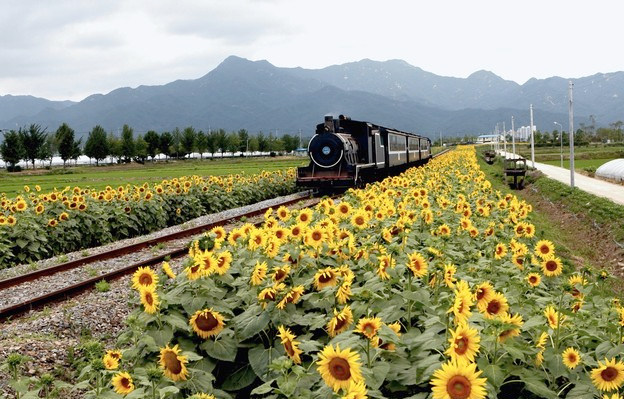
#> input picture fall_2020/hw4_release/train.jpg, 624 x 399 px; the run also reads 1 picture not shown here
$ jupyter execute --allow-errors hw4.ipynb   (shell and % lines are left out)   (older library calls are emulated)
#> lines starting #> are read from the running program, lines starting #| are printed output that depends on the picture
### fall_2020/hw4_release/segmentation.py
"""
CS131 - Computer Vision: Foundations and Applications
Assignment 4
Author: Donsuk Lee (donlee90@stanford.edu)
Date created: 09/2017
Last modified: 10/9/2020
Python Version: 3.5+
"""

import numpy as np
import random
from scipy.spatial.distance import squareform, pdist, cdist
from skimage.util import img_as_float

### Clustering Methods
def kmeans(features, k, num_iters=100):
    """ Use kmeans algorithm to group features into k clusters.

    K-Means algorithm can be broken down into following steps:
        1. Randomly initialize cluster centers
        2. Assign each point to the closest center
        3. Compute new center of each cluster
        4. Stop if cluster assignments did not change
        5. Go to step 2

    Args:
        features - Array of N features vectors. Each row represents a feature
            vector.
        k - Number of clusters to form.
        num_iters - Maximum number of iterations the algorithm will run.

    Returns:
        assignments - Array representing cluster assignment of each point.
            (e.g. i-th point is assigned to cluster assignments[i])
    """

    N, D = features.shape

    assert N >= k, 'Number of clusters cannot be greater than number of points'

    # Randomly initalize cluster centers
    idxs = np.random.choice(N, size=k, replace=False)
    centers = features[idxs]
    assignments = np.zeros(N, dtype=np.uint32)

    for n in range(num_iters):
        changes = 0
        # assign each point to its closest cluster
        for i in range(N):
            dists = []
            for c in range(k):
                dists.append(np.linalg.norm(features[i]-centers[c]))
            closest = min(dists)
            new_val = dists.index(closest)
            if new_val != assignments[i]:
                changes += 1
            assignments[i] = new_val

        # find the new cluster centers given the newly grouped points
        for center_num in range(k):
            centers[center_num] = np.mean((features[assignments == center_num]), axis=0)

        # break if the centers didn't move
        if changes == 0:
            break

    return assignments

def kmeans_fast(features, k, num_iters=100):
    """ Use kmeans algorithm to group features into k clusters.

    This function makes use of numpy functions and broadcasting to speed up the
    first part(cluster assignment) of kmeans algorithm.

    Hints
    - You may find cdist (imported from scipy.spatial.distance) and np.argmin useful

    Args:
        features - Array of N features vectors. Each row represents a feature
            vector.
        k - Number of clusters to form.
        num_iters - Maximum number of iterations the algorithm will run.

    Returns:
        assignments - Array representing cluster assignment of each point.
            (e.g. i-th point is assigned to cluster assignments[i])
    """

    N, D = features.shape

    assert N >= k, 'Number of clusters cannot be greater than number of points'

    # Randomly initalize cluster centers
    idxs = np.random.choice(N, size=k, replace=False)
    centers = features[idxs]
    assignments = np.zeros(N, dtype=np.uint32)

    for n in range(num_iters):
        prev_assignments = assignments
        diffs = cdist(centers, features)
        assignments = np.argmin(diffs, axis=0)

        for center_num in range(k):
            centers[center_num] = np.mean((features[assignments == center_num]), axis=0)

        if np.linalg.norm(prev_assignments-assignments) == 0:
            break

    return assignments


def hierarchical_clustering(features, k):
    """ Run the hierarchical agglomerative clustering algorithm.

    The algorithm is conceptually simple:

    Assign each point to its own cluster
    While the number of clusters is greater than k:
        Compute the distance between all pairs of clusters
        Merge the pair of clusters that are closest to each other

    We will use Euclidean distance to define distance between clusters.

    Recomputing the centroids of all clusters and the distances between all
    pairs of centroids at each step of the loop would be very slow. Thankfully
    most of the distances and centroids remain the same in successive
    iterations of the outer loop; therefore we can speed up the computation by
    only recomputing the centroid and distances for the new merged cluster.

    Even with this trick, this algorithm will consume a lot of memory and run
    very slowly when clustering large set of points. In practice, you probably
    do not want to use this algorithm to cluster more than 10,000 points.

    Hints
    - You may find pdist (imported from scipy.spatial.distance) useful

    Args:
        features - Array of N features vectors. Each row represents a feature
            vector.
        k - Number of clusters to form.

    Returns:
        assignments - Array representing cluster assignment of each point.
            (e.g. i-th point is assigned to cluster assignments[i])
    """

    N, D = features.shape

    assert N >= k, 'Number of clusters cannot be greater than number of points'

    # Assign each point to its own cluster
    assignments = np.arange(N, dtype=np.uint32)
    centers = np.copy(features)
    n_clusters = N

    while n_clusters > k:
        dists = squareform(pdist(centers))
        np.fill_diagonal(dists, float('inf'))

        j, i = np.unravel_index(np.argmin(dists), dists.shape)
        bigger, smaller = max(j, i), min(j, i)

        # merge cluster i and cluster j
        for a in range(N):
            if assignments[a] == bigger:
                assignments[a] = smaller
            elif assignments[a] > bigger:
                assignments[a] -= 1

        # delete the old cluster
        centers = np.delete(centers, bigger, axis=0)

        # recompute the new mean of the combined cluster
        centers[smaller] = np.mean((features[assignments == smaller]), axis=0)

        n_clusters -= 1

    return assignments


### Pixel-Level Features
def color_features(img):
    """ Represents a pixel by its color.

    Args:
        img - array of shape (H, W, C)

    Returns:
        features - array of (H * W, C)
    """
    H, W, C = img.shape
    img = img_as_float(img)

    return img.reshape(H*W, C)


def color_position_features(img):
    """ Represents a pixel by its color and position.

    Combine pixel's RGB value and xy coordinates into a feature vector.
    i.e. for a pixel of color (r, g, b) located at position (x, y) in the
    image. its feature vector would be (r, g, b, x, y).

    Don't forget to normalize features.

    Hints
    - You may find np.mgrid and np.dstack useful
    - You may use np.mean and np.std

    Args:
        img - array of shape (H, W, C)

    Returns:
        features - array of (H * W, C+2)
    """
    H, W, C = img.shape
    #color = img_as_float(img)
    features = np.zeros((H*W, C+2))

    # convert to (r, g, b, x, y)
    index = 0
    for y in range(H):
        for x in range(W):
            row = []
            for c in img[y][x]:
                row.append(c)
            row.extend((x,y))
            features[index] = row
            index += 1

    # normalize
    features = (features - np.mean(features, axis=0)) / np.std(features, axis=0)

    return features

def my_features(img):
    """ Implement your own features

    Args:
        img - array of shape (H, W, C)

    Returns:
        features - array of (H * W, C)
    """
    features = np.zeros((H*W, C))
    ### YOUR CODE HERE
    pass
    ### END YOUR CODE
    return features


### Quantitative Evaluation
def compute_accuracy(mask_gt, mask):
    """ Compute the pixel-wise accuracy of a foreground-background segmentation
        given a ground truth segmentation.

    Args:
        mask_gt - The ground truth foreground-background segmentation. A
            logical of size H x W where mask_gt[y, x] is 1 if and only if
            pixel (y, x) of the original image was part of the foreground.
        mask - The estimated foreground-background segmentation. A logical
            array of the same size and format as mask_gt.

    Returns:
        accuracy - The fraction of pixels where mask_gt and mask agree. A
            bigger number is better, where 1.0 indicates a perfect segmentation.
    """
    H, W = mask.shape
    matches = 0

    for x in range(W):
        for y in range(H):
            if mask_gt[y][x] == mask[y][x]:
                matches += 1

    return matches/(H*W)

def evaluate_segmentation(mask_gt, segments):
    """ Compare the estimated segmentation with the ground truth.

    Note that 'mask_gt' is a binary mask, while 'segments' contain k segments.
    This function compares each segment in 'segments' with the ground truth and
    outputs the accuracy of the best segment.

    Args:
        mask_gt - The ground truth foreground-background segmentation. A
            logical of size H x W where mask_gt[y, x] is 1 if and only if
            pixel (y, x) of the original image was part of the foreground.
        segments - An array of the same size as mask_gt. The value of a pixel
            indicates the segment it belongs.

    Returns:
        best_accuracy - Accuracy of the best performing segment.
            0 <= accuracy <= 1, where 1.0 indicates a perfect segmentation.
    """

    num_segments = np.max(segments) + 1
    best_accuracy = 0

    # Compare each segment in 'segments' with the ground truth
    for i in range(num_segments):
        mask = (segments == i).astype(int)
        accuracy = compute_accuracy(mask_gt, mask)
        best_accuracy = max(accuracy, best_accuracy)

    return best_accuracy

### fall_2020/hw4_release/utils.py
import numpy as np
import matplotlib.pyplot as plt
from skimage.util import img_as_float
from skimage import transform
from skimage import io

from segmentation import *

import os

def visualize_mean_color_image(img, segments):

    img = img_as_float(img)
    k = np.max(segments) + 1
    mean_color_img = np.zeros(img.shape)

    for i in range(k):
        mean_color = np.mean(img[segments == i], axis=0)
        mean_color_img[segments == i] = mean_color

    plt.imshow(mean_color_img)
    plt.axis('off')
    plt.show()

def compute_segmentation(img, k,
        clustering_fn=kmeans_fast,
        feature_fn=color_position_features,
        scale=0):
    """ Compute a segmentation for an image.

    First a feature vector is extracted from each pixel of an image. Next a
    clustering algorithm is applied to the set of all feature vectors. Two
    pixels are assigned to the same segment if and only if their feature
    vectors are assigned to the same cluster.

    Args:
        img - An array of shape (H, W, C) to segment.
        k - The number of segments into which the image should be split.
        clustering_fn - The method to use for clustering. The function should
            take an array of N points and an integer value k as input and
            output an array of N assignments.
        feature_fn - A function used to extract features from the image.
        scale - (OPTIONAL) parameter giving the scale to which the image
            should be in the range 0 < scale <= 1. Setting this argument to a
            smaller value will increase the speed of the clustering algorithm
            but will cause computed segments to be blockier. This setting is
            usually not necessary for kmeans clustering, but when using HAC
            clustering this parameter will probably need to be set to a value
            less than 1.
    """

    assert scale <= 1 and scale >= 0, \
        'Scale should be in the range between 0 and 1'

    H, W, C = img.shape

    if scale > 0:
        # Scale down the image for faster computation.
        img = transform.rescale(img, scale)

    features = feature_fn(img)
    assignments = clustering_fn(features, k)
    segments = assignments.reshape((img.shape[:2]))

    if scale > 0:
        # Resize segmentation back to the image's original size
        segments = transform.resize(segments, (H, W), preserve_range=True)

        # Resizing results in non-interger values of pixels.
        # Round pixel values to the closest interger
        segments = np.rint(segments).astype(int)

    return segments


def load_dataset(data_dir):
    """
    This function assumes 'gt' directory contains ground truth segmentation
    masks for images in 'imgs' dir. The segmentation mask for image
    'imgs/aaa.jpg' is 'gt/aaa.png'
    """

    imgs = []
    gt_masks = []

    # Load all the images under 'data_dir/imgs' and corresponding
    # segmentation masks under 'data_dir/gt'.
    for fname in sorted(os.listdir(os.path.join(data_dir, 'imgs'))):
        if fname.endswith('.jpg'):
            # Load image
            img = io.imread(os.path.join(data_dir, 'imgs', fname))
            imgs.append(img)

            # Load corresponding gt segmentation mask
            mask_fname = fname[:-4] + '.png'
            gt_mask = io.imread(os.path.join(data_dir, 'gt', mask_fname))
            gt_mask = (gt_mask != 0).astype(int) # Convert to binary mask (0s and 1s)
            gt_masks.append(gt_mask)

    return imgs, gt_masks

### fall_2020/hw4_release/hw4.ipynb
# Homework 4
*This notebook includes both coding and written questions. Please hand in this notebook file with all the outputs and your answers to the written questions.*

This assignment covers K-Means and HAC methods for clustering and image segmentation.

[cell 1]
# Setup
from __future__ import print_function
from time import time
import numpy as np
import matplotlib.pyplot as plt
from matplotlib import rc
from skimage import io

plt.rcParams['figure.figsize'] = (15.0, 12.0) # set default size of plots
plt.rcParams['image.interpolation'] = 'nearest'
plt.rcParams['image.cmap'] = 'gray'

# for auto-reloading extenrnal modules

## Introduction
In this assignment, you will use clustering algorithms to segment images. You will then use these segmentations to identify foreground and background objects.

Your assignment will involve the following subtasks:
- **Clustering algorithms**: Implement K-Means clustering and Hierarchical Agglomerative Clustering.
- **Pixel-level features**: Implement a feature vector that combines color and position information and implement feature normalization.
- **Quantitative Evaluation**: Evaluate segmentation algorithms with a variety of parameter settings by comparing your computed segmentations against a dataset of ground-truth segmentations.

## 1 Clustering Algorithms (40 points)

[cell 2]
# Generate random data points for clustering

# Set seed for consistency
np.random.seed(0)

# Cluster 1
mean1 = [-1, 0]
cov1 = [[0.1, 0], [0, 0.1]]
X1 = np.random.multivariate_normal(mean1, cov1, 100)

# Cluster 2
mean2 = [0, 1]
cov2 = [[0.1, 0], [0, 0.1]]
X2 = np.random.multivariate_normal(mean2, cov2, 100)

# Cluster 3
mean3 = [1, 0]
cov3 = [[0.1, 0], [0, 0.1]]
X3 = np.random.multivariate_normal(mean3, cov3, 100)

# Cluster 4
mean4 = [0, -1]
cov4 = [[0.1, 0], [0, 0.1]]
X4 = np.random.multivariate_normal(mean4, cov4, 100)

# Merge two sets of data points
X = np.concatenate((X1, X2, X3, X4))

# Plot data points
plt.scatter(X[:, 0], X[:, 1])
plt.axis('equal')
plt.show()
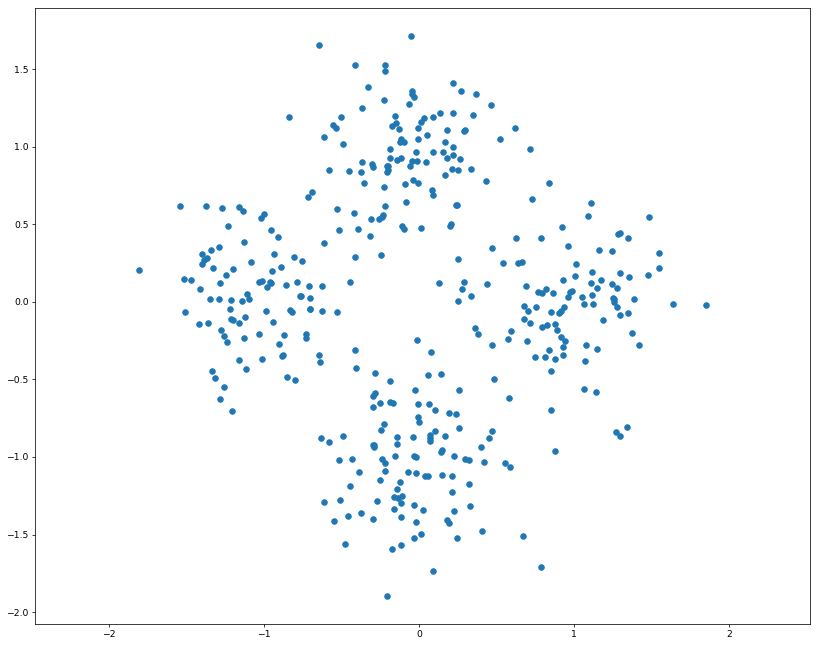
#> figure drawn by matplotlib, 1 panel

### 1.1 K-Means Clustering (20 points)
As discussed in class, K-Means is one of the most popular clustering algorithms. We have provided skeleton code for K-Means clustering in the file `segmentation.py`. Your first task is to finish implementing **`kmeans`** in `segmentation.py`. This version uses nested for loops to assign points to the closest centroid and compute a new mean for each cluster.

[cell 3]
from segmentation import kmeans

np.random.seed(0)
start = time()
assignments = kmeans(X, 4)
end = time()

kmeans_runtime = end - start

print("kmeans running time: %f seconds." % kmeans_runtime)

for i in range(4):
    cluster_i = X[assignments==i]
    plt.scatter(cluster_i[:, 0], cluster_i[:, 1])

plt.axis('equal')
plt.show()
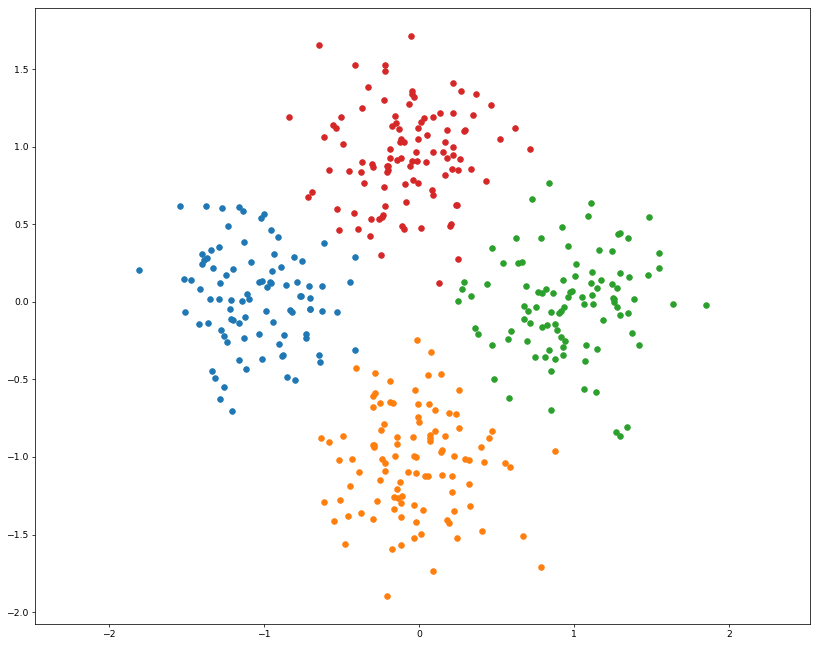
#> figure drawn by matplotlib, 1 panel

We can use numpy functions and broadcasting to make K-Means faster. Implement **`kmeans_fast`** in `segmentation.py`. This should run at least 10 times faster than the previous implementation.

[cell 4]
from segmentation import kmeans_fast

np.random.seed(0)
start = time()
assignments = kmeans_fast(X, 4)
end = time()

kmeans_fast_runtime = end - start
print("kmeans running time: %f seconds." % kmeans_fast_runtime)
print("%f times faster!" % (kmeans_runtime / kmeans_fast_runtime))

for i in range(4):
    cluster_i = X[assignments==i]
    plt.scatter(cluster_i[:, 0], cluster_i[:, 1])

plt.axis('equal')
plt.show()

### 1.2 K-Means Convergence (10 points)
Implementations of the K-Means algorithm will often have the parameter `num_iters` to define the maximum number of iterations the algorithm should run for. Consider that we opt to not include this upper bound on the number of iterations, and that we define the termination criterion of the algorithm to be when the cost $L$ stops changing.

Recall that $L$ is defined as the sum of squared distance between all points $x$ and their nearest cluster center $c$:

$$L = \sum_{i \in clusters}\sum_{x \in cluster_i} (x - c_i)^2$$

Show that for any set of points **$D$** and any number of clusters $k$, the K-Means algorithm will terminate in a finite number of iterations.

**Your answer here:**
If you have a finite set of points $D$, as stated in the problem, that means you will also have a finite amount of assignment combinations. This number will be huge, but it won't be infinity. If you were to loop forever, you would end up repeating assignment combinations, which will be caught in the condition checking to see if the assignments changed, and will return.

### 1.2 Hierarchical Agglomerative Clustering (10 points)
Another simple clustering algorithm is Hieararchical Agglomerative Clustering, which is somtimes abbreviated as HAC. In this algorithm, each point is initially assigned to its own cluster. Then cluster pairs are merged until we are left with the desired number of predetermined clusters (see Algorithm 1).

Implement **`hiererachical_clustering`** in `segmentation.py`.

[cell 5]
from segmentation import hierarchical_clustering

start = time()
assignments = hierarchical_clustering(X, 4)
end = time()

print("hierarchical_clustering running time: %f seconds." % (end - start))

for i in range(4):
    cluster_i = X[assignments==i]
    plt.scatter(cluster_i[:, 0], cluster_i[:, 1])

plt.axis('equal')
plt.show()
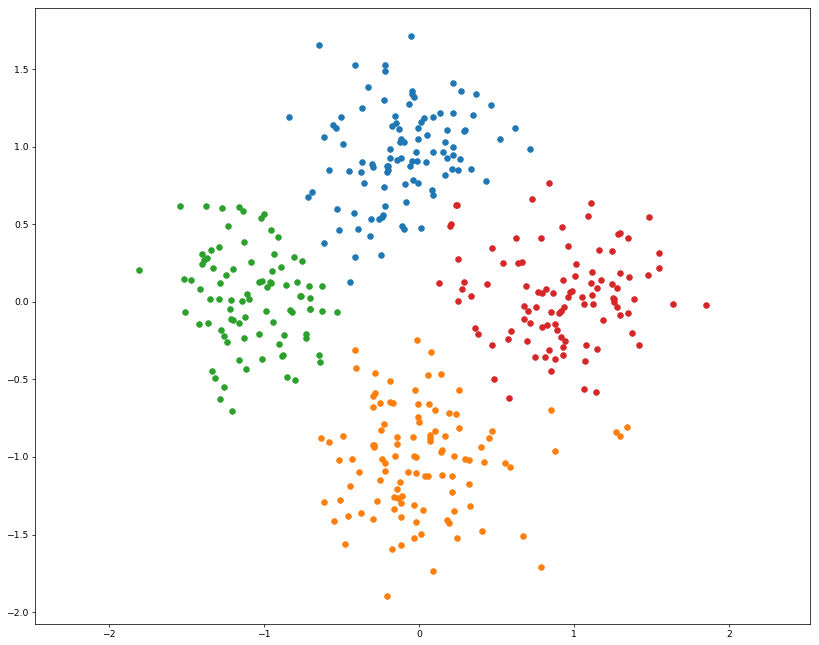
#> figure drawn by matplotlib, 1 panel

[cell 6]
# Load and display image
img = io.imread('train.jpg')
#> img is the input picture: shape (399, 624, 3); mean R, G, B 149.1, 147.6, 117.4
H, W, C = img.shape

plt.imshow(img)
plt.axis('off')
plt.show()

### 2.1 Color Features (15 points)
One of the simplest possible feature vectors for a pixel is simply the vector of colors for that pixel. Implement **`color_features`** in `segmentation.py`. Output should look like the following:

[cell 7]
from segmentation import color_features
np.random.seed(0)

features = color_features(img)

# Sanity checks
assert features.shape == (H * W, C),\
    "Incorrect shape! Check your implementation."

assert features.dtype == np.float,\
    "dtype of color_features should be float."

assignments = kmeans_fast(features, 8)
segments = assignments.reshape((H, W))
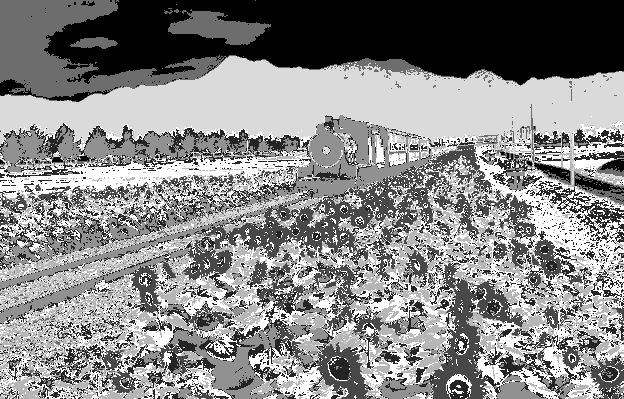
#> segments: shape (399, 624) int64; min 0, max 7, mean 3.78; drawn with min black and max white

# Display segmentation
plt.imshow(segments, cmap='viridis')
plt.axis('off')
plt.show()

In the cell below, we visualize each segment as the mean color of pixels in the segment.

[cell 8]
from utils import visualize_mean_color_image
visualize_mean_color_image(img, segments)
#> in visualize_mean_color_image, `k = np.max(segments) + 1`: k = 8
#> (the rest of the program and of its run is left out)
